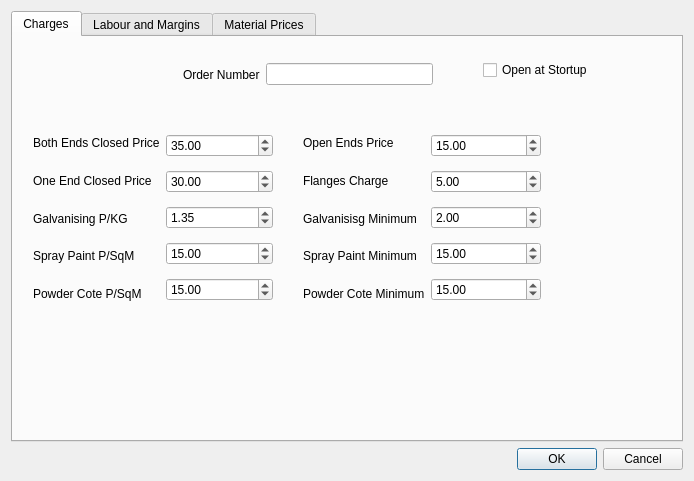
<?xml version="1.0" encoding="UTF-8"?>
<ui version="4.0">
 <class>PrefDialog</class>
 <widget class="QDialog" name="PrefDialog">
  <property name="geometry">
   <rect>
    <x>0</x>
    <y>0</y>
    <width>694</width>
    <height>481</height>
   </rect>
  </property>
  <property name="windowTitle">
   <string>Dialog</string>
  </property>
  <layout class="QVBoxLayout" name="verticalLayout">
   <item>
    <widget class="QTabWidget" name="tabWidget">
     <property name="currentIndex">
      <number>0</number>
     </property>
     <widget class="QWidget" name="tab">
      <attribute name="title">
       <string>Charges</string>
      </attribute>
      <widget class="QWidget" name="layoutWidget">
       <property name="geometry">
        <rect>
         <x>170</x>
         <y>20</y>
         <width>250</width>
         <height>35</height>
        </rect>
       </property>
       <layout class="QHBoxLayout" name="horizontalLayout_2">
        <item>
         <widget class="QLabel" name="label_14">
          <property name="text">
           <string>Order Number</string>
          </property>
         </widget>
        </item>
        <item>
         <widget class="QLineEdit" name="orderNumberLE">
          <property name="inputMethodHints">
           <set>Qt::ImhDigitsOnly|Qt::ImhPreferNumbers</set>
          </property>
          <property name="text">
           <string/>
          </property>
         </widget>
        </item>
       </layout>
      </widget>
      <widget class="QWidget" name="layoutWidget">
       <property name="geometry">
        <rect>
         <x>290</x>
         <y>90</y>
         <width>238</width>
         <height>183</height>
        </rect>
       </property>
       <layout class="QHBoxLayout" name="horizontalLayout">
        <item>
         <layout class="QVBoxLayout" name="verticalLayout_4">
          <item>
           <widget class="QLabel" name="label_15">
            <property name="text">
             <string>Open Ends Price</string>
            </property>
           </widget>
          </item>
          <item>
           <widget class="QLabel" name="label_4">
            <property name="text">
             <string>Flanges Charge</string>
            </property>
           </widget>
          </item>
          <item>
           <widget class="QLabel" name="label_16">
            <property name="text">
             <string>Galvanisisg Minimum</string>
            </property>
           </widget>
          </item>
          <item>
           <widget class="QLabel" name="label_18">
            <property name="text">
             <string>Spray Paint Minimum</string>
            </property>
           </widget>
          </item>
          <item>
           <widget class="QLabel" name="label_17">
            <property name="text">
             <string>Powder Cote Minimum</string>
            </property>
           </widget>
          </item>
         </layout>
        </item>
        <item>
         <layout class="QVBoxLayout" name="verticalLayout_5">
          <item>
           <widget class="QDoubleSpinBox" name="openEndsPriceSB">
            <property name="singleStep">
             <double>0.500000000000000</double>
            </property>
            <property name="value">
             <double>15.000000000000000</double>
            </property>
           </widget>
          </item>
          <item>
           <widget class="QDoubleSpinBox" name="flangesChargeSB">
            <property name="singleStep">
             <double>0.100000000000000</double>
            </property>
            <property name="value">
             <double>5.000000000000000</double>
            </property>
           </widget>
          </item>
          <item>
           <widget class="QDoubleSpinBox" name="galvanisingMinSB">
            <property name="singleStep">
             <double>0.500000000000000</double>
            </property>
            <property name="value">
             <double>2.000000000000000</double>
            </property>
           </widget>
          </item>
          <item>
           <widget class="QDoubleSpinBox" name="sprayPaintMinSB">
            <property name="singleStep">
             <double>0.500000000000000</double>
            </property>
            <property name="value">
             <double>15.000000000000000</double>
            </property>
           </widget>
          </item>
          <item>
           <widget class="QDoubleSpinBox" name="powderCoteMinSB">
            <property name="singleStep">
             <double>0.500000000000000</double>
            </property>
            <property name="value">
             <double>15.000000000000000</double>
            </property>
           </widget>
          </item>
         </layout>
        </item>
       </layout>
      </widget>
      <widget class="QWidget" name="layoutWidget">
       <property name="geometry">
        <rect>
         <x>20</x>
         <y>90</y>
         <width>240</width>
         <height>183</height>
        </rect>
       </property>
       <layout class="QHBoxLayout" name="horizontalLayout_3">
        <item>
         <layout class="QVBoxLayout" name="verticalLayout_3">
          <item>
           <widget class="QLabel" name="label_13">
            <property name="text">
             <string>Both Ends Closed Price</string>
            </property>
           </widget>
          </item>
          <item>
           <widget class="QLabel" name="label_12">
            <property name="text">
             <string>One End Closed Price</string>
            </property>
           </widget>
          </item>
          <item>
           <widget class="QLabel" name="label_5">
            <property name="text">
             <string>Galvanising P/KG</string>
            </property>
           </widget>
          </item>
          <item>
           <widget class="QLabel" name="label_6">
            <property name="text">
             <string>Spray Paint P/SqM</string>
            </property>
           </widget>
          </item>
          <item>
           <widget class="QLabel" name="label_7">
            <property name="text">
             <string>Powder Cote P/SqM</string>
            </property>
           </widget>
          </item>
         </layout>
        </item>
        <item>
         <layout class="QVBoxLayout" name="verticalLayout_2">
          <item>
           <widget class="QDoubleSpinBox" name="bothEndsClosedPriceSB">
            <property name="singleStep">
             <double>0.500000000000000</double>
            </property>
            <property name="value">
             <double>35.000000000000000</double>
            </property>
           </widget>
          </item>
          <item>
           <widget class="QDoubleSpinBox" name="oneEndClosedPriceSB">
            <property name="singleStep">
             <double>0.500000000000000</double>
            </property>
            <property name="value">
             <double>30.000000000000000</double>
            </property>
           </widget>
          </item>
          <item>
           <widget class="QDoubleSpinBox" name="galvanisingPKG_SB">
            <property name="singleStep">
             <double>0.100000000000000</double>
            </property>
            <property name="value">
             <double>1.350000000000000</double>
            </property>
           </widget>
          </item>
          <item>
           <widget class="QDoubleSpinBox" name="sprayPaintPMS_SB">
            <property name="singleStep">
             <double>0.100000000000000</double>
            </property>
            <property name="value">
             <double>15.000000000000000</double>
            </property>
           </widget>
          </item>
          <item>
           <widget class="QDoubleSpinBox" name="powderCotePMS_SB">
            <property name="singleStep">
             <double>0.100000000000000</double>
            </property>
            <property name="value">
             <double>15.000000000000000</double>
            </property>
           </widget>
          </item>
         </layout>
        </item>
       </layout>
      </widget>
      <widget class="QCheckBox" name="openAtStartup">
       <property name="geometry">
        <rect>
         <x>470</x>
         <y>20</y>
         <width>141</width>
         <height>26</height>
        </rect>
       </property>
       <property name="text">
        <string>Open at Stortup</string>
       </property>
      </widget>
     </widget>
     <widget class="QWidget" name="tab_2">
      <attribute name="title">
       <string>Labour and Margins</string>
      </attribute>
      <widget class="QLabel" name="label_8">
       <property name="geometry">
        <rect>
         <x>150</x>
         <y>100</y>
         <width>86</width>
         <height>21</height>
        </rect>
       </property>
       <property name="text">
        <string>Profit Margin</string>
       </property>
      </widget>
      <widget class="QDoubleSpinBox" name="profitMarginSB">
       <property name="geometry">
        <rect>
         <x>260</x>
         <y>100</y>
         <width>76</width>
         <height>31</height>
        </rect>
       </property>
      </widget>
     </widget>
     <widget class="QWidget" name="tab_3">
      <attribute name="title">
       <string>Material Prices</string>
      </attribute>
      <widget class="QDoubleSpinBox" name="kgFor0_6mmSB">
       <property name="geometry">
        <rect>
         <x>343</x>
         <y>80</y>
         <width>76</width>
         <height>31</height>
        </rect>
       </property>
       <property name="accessibleName">
        <string/>
       </property>
       <property name="buttonSymbols">
        <enum>QAbstractSpinBox::UpDownArrows</enum>
       </property>
       <property name="maximum">
        <double>99.989999999999995</double>
       </property>
       <property name="singleStep">
        <double>0.010000000000000</double>
       </property>
       <property name="value">
        <double>5.000000000000000</double>
       </property>
      </widget>
      <widget class="QLabel" name="label_3">
       <property name="geometry">
        <rect>
         <x>200</x>
         <y>134</y>
         <width>109</width>
         <height>21</height>
        </rect>
       </property>
       <property name="text">
        <string>3.0 mm KG/sqM</string>
       </property>
      </widget>
      <widget class="QDoubleSpinBox" name="kgFor1_6mmSB">
       <property name="geometry">
        <rect>
         <x>343</x>
         <y>117</y>
         <width>76</width>
         <height>31</height>
        </rect>
       </property>
       <property name="singleStep">
        <double>0.010000000000000</double>
       </property>
       <property name="value">
        <double>12.560000000000000</double>
       </property>
      </widget>
      <widget class="QLabel" name="label">
       <property name="geometry">
        <rect>
         <x>200</x>
         <y>80</y>
         <width>109</width>
         <height>30</height>
        </rect>
       </property>
       <property name="text">
        <string>0.6 mm KG/sqM</string>
       </property>
      </widget>
      <widget class="QLabel" name="label_2">
       <property name="geometry">
        <rect>
         <x>200</x>
         <y>107</y>
         <width>109</width>
         <height>21</height>
        </rect>
       </property>
       <property name="text">
        <string>1.6 mm KG/sqM</string>
       </property>
      </widget>
      <widget class="QDoubleSpinBox" name="kgFor3_0mmSB">
       <property name="geometry">
        <rect>
         <x>343</x>
         <y>154</y>
         <width>76</width>
         <height>31</height>
        </rect>
       </property>
       <property name="minimum">
        <double>1.000000000000000</double>
       </property>
       <property name="singleStep">
        <double>0.010000000000000</double>
       </property>
       <property name="value">
        <double>22.840000000000000</double>
       </property>
      </widget>
      <widget class="QLabel" name="label_11">
       <property name="geometry">
        <rect>
         <x>190</x>
         <y>284</y>
         <width>128</width>
         <height>21</height>
        </rect>
       </property>
       <property name="text">
        <string>Price Sheet 3.0mm</string>
       </property>
      </widget>
      <widget class="QLabel" name="label_10">
       <property name="geometry">
        <rect>
         <x>190</x>
         <y>257</y>
         <width>128</width>
         <height>21</height>
        </rect>
       </property>
       <property name="text">
        <string>Price Sheet 1.6mm</string>
       </property>
      </widget>
      <widget class="QLabel" name="label_9">
       <property name="geometry">
        <rect>
         <x>190</x>
         <y>230</y>
         <width>128</width>
         <height>21</height>
        </rect>
       </property>
       <property name="text">
        <string>Price Sheet 0.6mm</string>
       </property>
      </widget>
      <widget class="QDoubleSpinBox" name="priceFor0_6mmSB">
       <property name="geometry">
        <rect>
         <x>360</x>
         <y>230</y>
         <width>76</width>
         <height>31</height>
        </rect>
       </property>
      </widget>
      <widget class="QDoubleSpinBox" name="priceFor1_6mmSB">
       <property name="geometry">
        <rect>
         <x>360</x>
         <y>260</y>
         <width>76</width>
         <height>31</height>
        </rect>
       </property>
      </widget>
      <widget class="QDoubleSpinBox" name="priceFor3_0mmSB">
       <property name="geometry">
        <rect>
         <x>360</x>
         <y>290</y>
         <width>76</width>
         <height>31</height>
        </rect>
       </property>
      </widget>
     </widget>
    </widget>
   </item>
   <item>
    <widget class="QDialogButtonBox" name="buttonBox">
     <property name="orientation">
      <enum>Qt::Horizontal</enum>
     </property>
     <property name="standardButtons">
      <set>QDialogButtonBox::Cancel|QDialogButtonBox::Ok</set>
     </property>
    </widget>
   </item>
  </layout>
 </widget>
 <tabstops>
  <tabstop>tabWidget</tabstop>
  <tabstop>orderNumberLE</tabstop>
  <tabstop>bothEndsClosedPriceSB</tabstop>
  <tabstop>oneEndClosedPriceSB</tabstop>
  <tabstop>galvanisingPKG_SB</tabstop>
  <tabstop>sprayPaintPMS_SB</tabstop>
  <tabstop>powderCotePMS_SB</tabstop>
  <tabstop>openEndsPriceSB</tabstop>
  <tabstop>flangesChargeSB</tabstop>
  <tabstop>galvanisingMinSB</tabstop>
  <tabstop>sprayPaintMinSB</tabstop>
  <tabstop>powderCoteMinSB</tabstop>
  <tabstop>kgFor0_6mmSB</tabstop>
  <tabstop>kgFor1_6mmSB</tabstop>
  <tabstop>kgFor3_0mmSB</tabstop>
 </tabstops>
 <resources/>
 <connections>
  <connection>
   <sender>buttonBox</sender>
   <signal>accepted()</signal>
   <receiver>PrefDialog</receiver>
   <slot>accept()</slot>
   <hints>
    <hint type="sourcelabel">
     <x>248</x>
     <y>254</y>
    </hint>
    <hint type="destinationlabel">
     <x>157</x>
     <y>274</y>
    </hint>
   </hints>
  </connection>
  <connection>
   <sender>buttonBox</sender>
   <signal>rejected()</signal>
   <receiver>PrefDialog</receiver>
   <slot>reject()</slot>
   <hints>
    <hint type="sourcelabel">
     <x>316</x>
     <y>260</y>
    </hint>
    <hint type="destinationlabel">
     <x>286</x>
     <y>274</y>
    </hint>
   </hints>
  </connection>
 </connections>
</ui>
